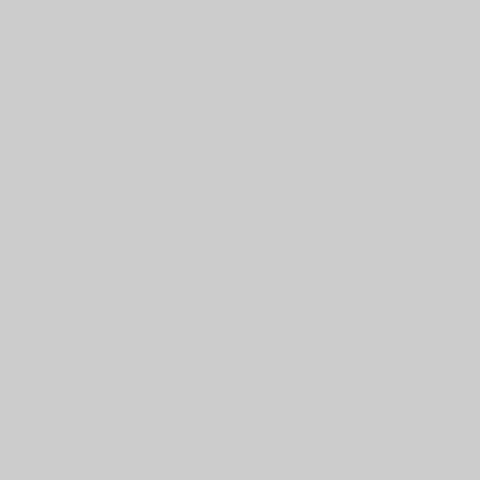
Frame 1 (no input)
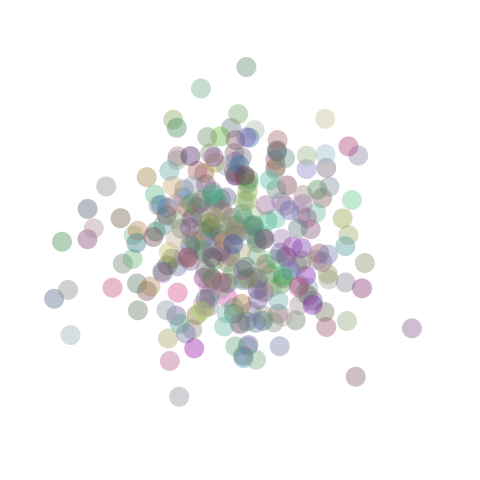
Frame 60 (the mouse pressed at the canvas centre just before this capture)
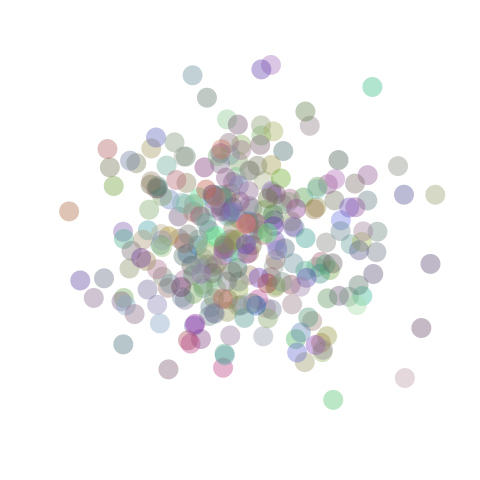
Frame 120 (the mouse held since frame 60 and released just before this capture)

The Processing sketch that drew these frames (run headless with seeded random() and noise(); from frame 60 on, the mouse is pressed at the canvas centre):

// Processing sketch: exer_I_4
// ── exer_I_4.pde
/* Rilla's solution to exercise I.4 of Daniel Shiffman's Nature of Code

Exercise I.4
Consider a simulation of paint splatter drawn as a collection of colored dots. 
Most of the paint clusters around a central location, but some dots do splatter 
out towards the edges. Can you use a normal distribution of random numbers to 
generate the locations of the dots? Can you also use a normal distribution of 
random numbers to generate a color palette? */

import java.util.*; 

Splatter s; // our splatter object
int counter; // counter lets us have a splatter refresh rate

void setup() {
  size(480, 480);
  s = new Splatter();
  counter = 0;
}

void draw() {
  counter++;
  
  // every 50 frames, get splatter to re-splatter on the canvas
  if(counter % 50 == 0) {
    background(255);
    s.activate();
  }
}
// ── Drop.pde
class Drop {
  
  // current location
  float x;
  float y;
  
  // std dev and mean for the location
  int sd;
  int m;
  
  // for generating color vals
  int r;
  int g;
  int b;
  
  // standard deviation and median information for colors
  float color_sd;
  float color_m;
  
  Random generator;
  
 Drop (int std_dev, int mean) {
   sd = std_dev;
   m = mean;
   
   color_sd = 35;
   color_m = 127;
   
   generator = new Random();
   
 }
 
 // establish a new location and a new color using our means and std devs
 void regenerate() {
   // get new location based on nextGaussian and using our location sd and m
   x = (float)generator.nextGaussian() * sd + m;
   y = (float)generator.nextGaussian() * sd + m;
   
   // generate r,g,b values for us using nextGaussian and our color_m (127) and color_sd (35)
   r = (int)(generator.nextGaussian() * color_sd + color_m);
   g = (int)(generator.nextGaussian() * color_sd + color_m);
   b = (int)(generator.nextGaussian() * color_sd + color_m);
   
   color c = color(r, g, b, 100);
   fill(c);
 }
 
 // display an individual "drop"
 void display() {
   noStroke();
   ellipse(x, y, 20, 20);
 }
}
// ── Splatter.pde
class Splatter {
  Drop[] drops; // an array of paint drops
  int sd; // a standard deviation for drop location
  int m; // our mean point for drop location

  Splatter() {
    m = width/2;
    sd = 60;

    drops = new Drop[300]; // make an array to hold 300 drop objects
    
    // now fill that array with drop objects
    for (int i = 0; i < drops.length; i++) {
      drops[i] = new Drop(sd, m);
    }
  }

 // activate() gets all drops in our array to have new locs + colours, and then to display 
  void activate() {
    for (int i = 0; i < drops.length; i++) {
      drops[i].regenerate();
      drops[i].display();
    }
  }
}
